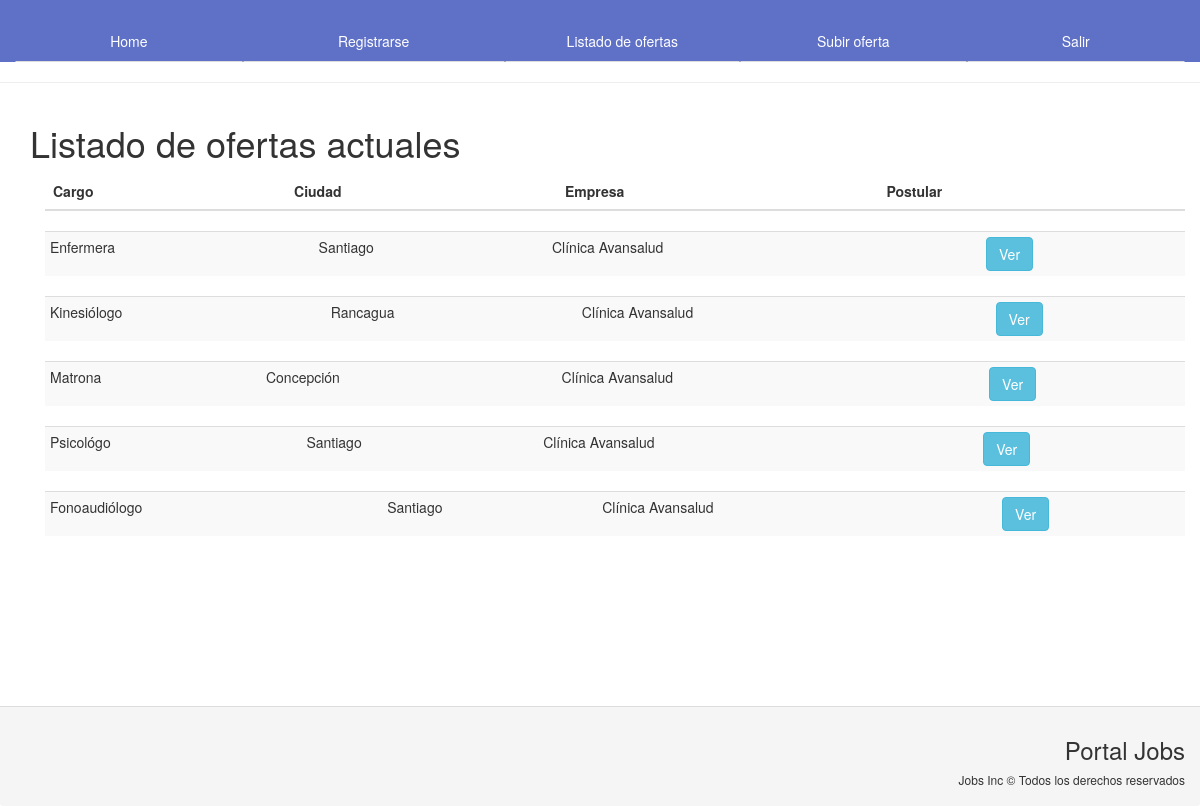
Page /ofertas/ (signed in) on the earlier database version.
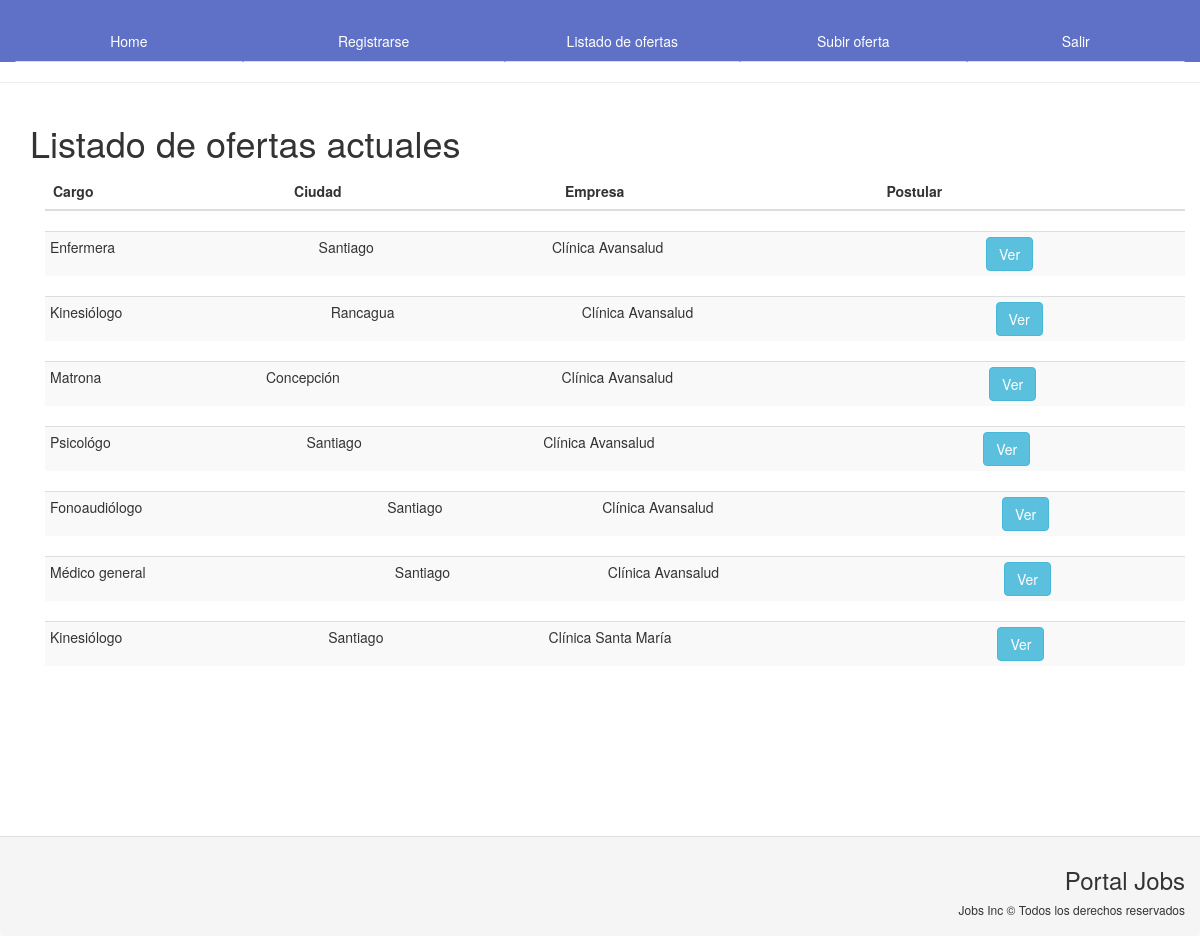
Same page on the later database version.
### ofertas/models.py (models this page shows, shortened)
class DescripcionCargo(models.Model):
    owner = models.ForeignKey(Empresa)
    cargo = models.CharField(max_length=40, choices=CATEGORIAS)
    descripcion_cargo = models.TextField()
    ciudad = models.CharField(max_length=30)
    fecha_contratacion = models.DateField()
    sueldo = models.IntegerField()
    tipo_jornada = models.CharField(max_length=20, choices=JORNADAS)
    tipo_contrato = models.CharField(max_length=20, choices=CONTRATO)
    estado_publicacion = models.CharField(max_length=10, choices=ESTADO_PUBLICACION, default=ACTIVA)

class Empresa(models.Model):
    nombre = models.CharField(max_length=50)
    anos_experiencia = models.IntegerField(null=True, blank=True)
    def __unicode__(self):
        return self.nombre

### ofertas/views.py (the view)
# urls.py: url(r'^ofertas/$', login_required(ListView.as_view()), name='ofertas_list'),
class ListView(View):
    def get(self, request):
        ofertas = DescripcionCargo.objects.all()
        context = {
            'ofertas': ofertas[:7]
        }
        return render(request, 'ofertas/ofertas_list.html', context)

### ofertas/templates/ofertas/ofertas_list.html (shortened to what this page needs)
{% extends 'base.html' %}
{% block section %}
    <h1>Listado de ofertas actuales</h1>
    {% include 'ofertas/ofertas_loop.html' with descripcion_list=ofertas %}
{% endblock %}

### ofertas/templates/ofertas/ofertas_loop.html
<div class="container">
    <div class="row">
        <div class="col-md-12">
            <table class="table">
                <thead>
                    <tr>
                        <th>Cargo</th>
                        <th>Ciudad</th>
                        <th>Empresa</th>
                        <th>Postular</th>
                    </tr>
                </thead>
            </table>
        </div>
    </div>
</div>
<div class="container">
{% for cargo in descripcion_list %}
        <div class="row">
            <div class="col-md-12">
                <table class="table table-striped table-hover table-condensed">
                    <tr>
                        <td>{{ cargo.cargo }}</td>
                        <td>{{ cargo.ciudad }}</td>
                        <td>{{ cargo.owner }}</td>
                        <td><a href="{% url 'ofertas_detail' cargo.pk %}">
                        <button class="btn btn-info btn-s">Ver</button>
                        </a>
                        </td>
                    </tr>
                </table>
            </div>
        </div>
{% endfor %}
</div>

Differences in the rows shown:
added DescripcionCargo: cargo "Médico general", ciudad "Santiago", owner "Clínica Avansalud"
added DescripcionCargo: cargo "Kinesiólogo", ciudad "Santiago", owner "Clínica Santa María"
